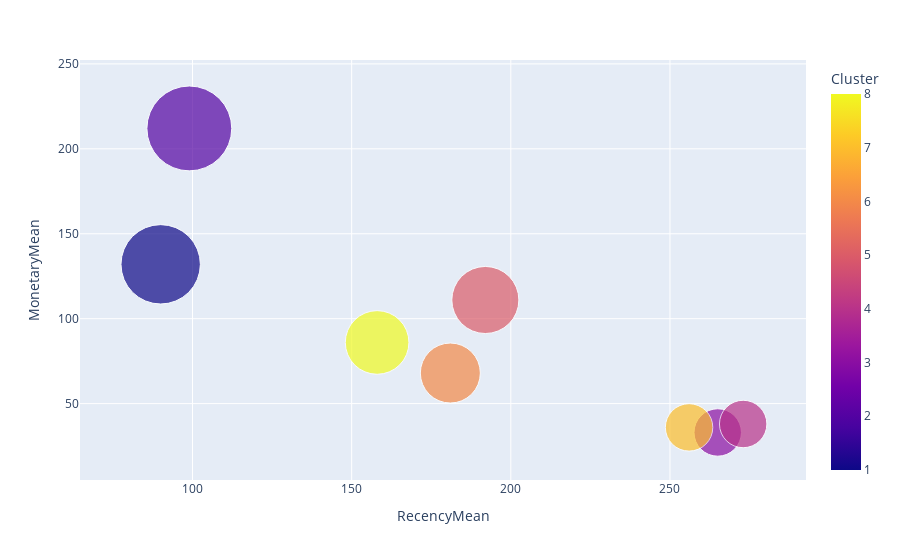

The code cell stored with this chart in its notebook:
### Code cell
import plotly.express as px

fig = px.scatter(rfm_agg, x="RecencyMean", y="MonetaryMean", size="FrequencyMean", color="Cluster",
           hover_name="Cluster", size_max = 60) 
plt.savefig('outputs/Hierarchical Clustering Scatter.png')
fig.show()

### Figure 1 — Plotly figure (JSON) as saved in the notebook; plotly's stock layout.template omitted (floating-point values rounded to 4 significant figures)
{"data": [{"hovertemplate": "<b>%{hovertext}</b><br><br>RecencyMean=%{x}<br>MonetaryMean=%{y}<br>FrequencyMean=%{marker.size}<br>Cluster=%{marker.color}<extra></extra>", "hovertext": [1, 2, 3, 4, 5, 6, 7, 8], "legendgroup": "", "marker": {"color": [1, 2, 3, 4, 5, 6, 7, 8], "coloraxis": "coloraxis", "size": [14, 16, 5, 5, 10, 8, 5, 9], "sizemode": "area", "sizeref": 0.004444, "symbol": "circle"}, "mode": "markers", "name": "", "orientation": "v", "showlegend": false, "type": "scatter", "x": [90, 99, 265, 273, 192, 181, 256, 158], "xaxis": "x", "y": [132, 212, 33, 38, 111, 68, 36, 86], "yaxis": "y"}], "layout": {"coloraxis": {"colorbar": {"title": {"text": "Cluster"}}, "colorscale": [[0, "#0d0887"], [0.1111, "#46039f"], [0.2222, "#7201a8"], [0.3333, "#9c179e"], [0.4444, "#bd3786"], [0.5556, "#d8576b"], [0.6667, "#ed7953"], [0.7778, "#fb9f3a"], [0.8889, "#fdca26"], [1, "#f0f921"]]}, "legend": {"itemsizing": "constant", "tracegroupgap": 0}, "margin": {"t": 60}, "xaxis": {"anchor": "y", "domain": [0, 1], "title": {"text": "RecencyMean"}}, "yaxis": {"anchor": "x", "domain": [0, 1], "title": {"text": "MonetaryMean"}}}}
